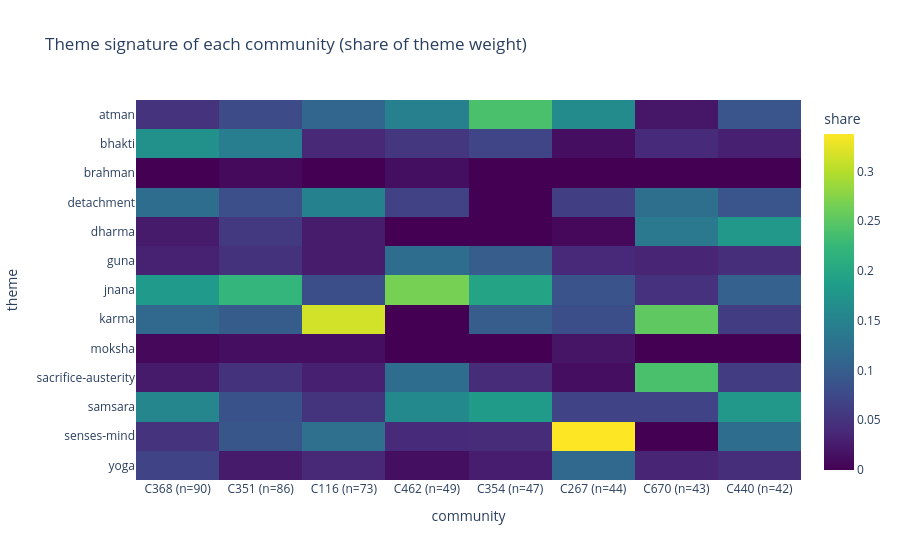

Notebook code cell kept with this figure:
### Code cell
# Figure 3: theme-share heatmap for the coloured communities.
heat = share.loc[[c for c in top_comms if c in share.index]]
heat.index = ["C" + str(c) + f" (n={sizes[c]})" for c in heat.index]
fig_sig = px.imshow(
    heat.T, aspect="auto", color_continuous_scale="Viridis",
    labels=dict(x="community", y="theme", color="share"),
    title="Theme signature of each community (share of theme weight)",
)
fig_sig.update_layout(height=560)
export(fig_sig, "map_community_theme_signature.html")
fig_sig

### Figure 1 — Plotly figure (JSON) as saved in the notebook; plotly's stock layout.template omitted (floating-point values rounded to 4 significant figures)
{"data": [{"coloraxis": "coloraxis", "hovertemplate": "community: %{x}<br>theme: %{y}<br>share: %{z}<extra></extra>", "name": "0", "type": "heatmap", "x": ["C368 (n=90)", "C351 (n=86)", "C116 (n=73)", "C462 (n=49)", "C354 (n=47)", "C267 (n=44)", "C670 (n=43)", "C440 (n=42)"], "xaxis": "x", "y": ["atman", "bhakti", "brahman", "detachment", "dharma", "guna", "jnana", "karma", "moksha", "sacrifice-austerity", "samsara", "senses-mind", "yoga"], "yaxis": "y", "z": [[0.05031, 0.07787, 0.1106, 0.1467, 0.2394, 0.1625, 0.02055, 0.08955], [0.1698, 0.1434, 0.0383, 0.05333, 0.07042, 0.0125, 0.0411, 0.02985], [0.0, 0.008197, 0.0, 0.01333, 0.0, 0.0, 0.0, 0.0], [0.1195, 0.08197, 0.1489, 0.06667, 0.0, 0.0625, 0.1233, 0.08955], [0.02516, 0.05738, 0.02553, 0.0, 0.0, 0.00625, 0.137, 0.1791], [0.03145, 0.04918, 0.02553, 0.12, 0.09859, 0.0375, 0.03425, 0.04478], [0.1824, 0.2213, 0.08085, 0.2667, 0.1972, 0.0875, 0.04795, 0.1045], [0.1132, 0.09836, 0.3149, 0.0, 0.09859, 0.08125, 0.2534, 0.0597], [0.006289, 0.0123, 0.01277, 0.0, 0.0, 0.01875, 0.0, 0.0], [0.02516, 0.04918, 0.02979, 0.12, 0.04225, 0.0125, 0.2397, 0.0597], [0.1572, 0.08607, 0.05106, 0.16, 0.1831, 0.06875, 0.06849, 0.1791], [0.05031, 0.09016, 0.1234, 0.04, 0.04225, 0.3375, 0.0, 0.1194], [0.06918, 0.02459, 0.0383, 0.01333, 0.02817, 0.1125, 0.03425, 0.04478]]}], "layout": {"coloraxis": {"autocolorscale": false, "colorbar": {"title": {"text": "share"}}, "colorscale": [[0, "#440154"], [0.1111, "#482878"], [0.2222, "#3e4989"], [0.3333, "#31688e"], [0.4444, "#26828e"], [0.5556, "#1f9e89"], [0.6667, "#35b779"], [0.7778, "#6ece58"], [0.8889, "#b5de2b"], [1, "#fde725"]]}, "height": 560, "title": {"text": "Theme signature of each community (share of theme weight)"}, "xaxis": {"anchor": "y", "domain": [0, 1], "title": {"text": "community"}}, "yaxis": {"anchor": "x", "autorange": "reversed", "domain": [0, 1], "title": {"text": "theme"}}}}
